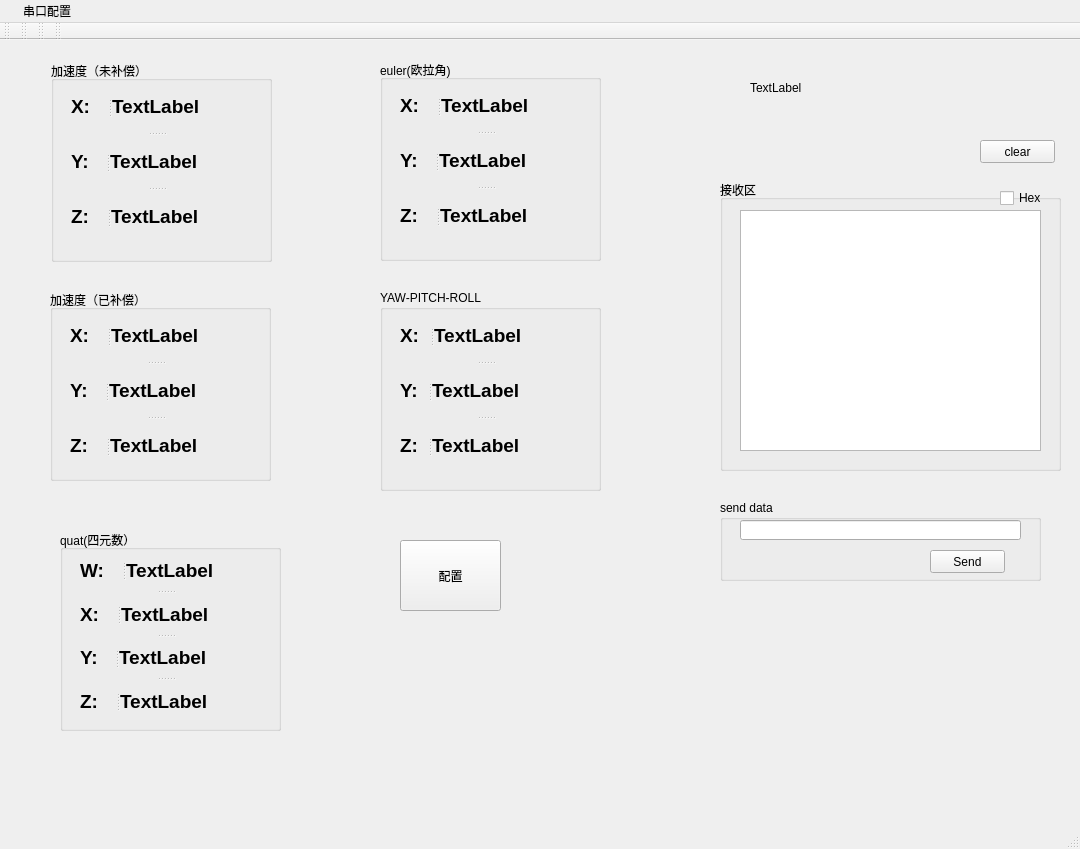
<?xml version="1.0" encoding="UTF-8"?>
<ui version="4.0">
 <class>MainWindow</class>
 <widget class="QMainWindow" name="MainWindow">
  <property name="geometry">
   <rect>
    <x>0</x>
    <y>0</y>
    <width>1080</width>
    <height>849</height>
   </rect>
  </property>
  <property name="windowTitle">
   <string>MainWindow</string>
  </property>
  <widget class="QWidget" name="centralWidget">
   <widget class="QGroupBox" name="groupBox">
    <property name="geometry">
     <rect>
      <x>51</x>
      <y>21</y>
      <width>221</width>
      <height>201</height>
     </rect>
    </property>
    <property name="title">
     <string>加速度（未补偿）</string>
    </property>
    <widget class="QSplitter" name="splitter_7">
     <property name="geometry">
      <rect>
       <x>20</x>
       <y>20</y>
       <width>171</width>
       <height>161</height>
      </rect>
     </property>
     <property name="orientation">
      <enum>Qt::Vertical</enum>
     </property>
     <widget class="QSplitter" name="splitter">
      <property name="orientation">
       <enum>Qt::Horizontal</enum>
      </property>
      <widget class="QLabel" name="label">
       <property name="font">
        <font>
         <pointsize>14</pointsize>
         <weight>75</weight>
         <bold>true</bold>
        </font>
       </property>
       <property name="text">
        <string>X: </string>
       </property>
      </widget>
      <widget class="QLabel" name="areal_x">
       <property name="font">
        <font>
         <pointsize>14</pointsize>
         <weight>75</weight>
         <bold>true</bold>
        </font>
       </property>
       <property name="text">
        <string>TextLabel</string>
       </property>
      </widget>
     </widget>
     <widget class="QSplitter" name="splitter_2">
      <property name="orientation">
       <enum>Qt::Horizontal</enum>
      </property>
      <widget class="QLabel" name="label_2">
       <property name="font">
        <font>
         <pointsize>14</pointsize>
         <weight>75</weight>
         <bold>true</bold>
        </font>
       </property>
       <property name="text">
        <string>Y: </string>
       </property>
      </widget>
      <widget class="QLabel" name="areal_y">
       <property name="font">
        <font>
         <pointsize>14</pointsize>
         <weight>75</weight>
         <bold>true</bold>
        </font>
       </property>
       <property name="text">
        <string>TextLabel</string>
       </property>
      </widget>
     </widget>
     <widget class="QSplitter" name="splitter_3">
      <property name="orientation">
       <enum>Qt::Horizontal</enum>
      </property>
      <widget class="QLabel" name="label_3">
       <property name="font">
        <font>
         <pointsize>14</pointsize>
         <weight>75</weight>
         <bold>true</bold>
        </font>
       </property>
       <property name="text">
        <string>Z: </string>
       </property>
      </widget>
      <widget class="QLabel" name="areal_z">
       <property name="font">
        <font>
         <pointsize>14</pointsize>
         <weight>75</weight>
         <bold>true</bold>
        </font>
       </property>
       <property name="text">
        <string>TextLabel</string>
       </property>
      </widget>
     </widget>
    </widget>
   </widget>
   <widget class="QGroupBox" name="groupBox_2">
    <property name="geometry">
     <rect>
      <x>380</x>
      <y>250</y>
      <width>221</width>
      <height>201</height>
     </rect>
    </property>
    <property name="title">
     <string>YAW-PITCH-ROLL</string>
    </property>
    <widget class="QSplitter" name="splitter_11">
     <property name="geometry">
      <rect>
       <x>20</x>
       <y>20</y>
       <width>171</width>
       <height>161</height>
      </rect>
     </property>
     <property name="orientation">
      <enum>Qt::Vertical</enum>
     </property>
     <widget class="QSplitter" name="splitter_8">
      <property name="orientation">
       <enum>Qt::Horizontal</enum>
      </property>
      <widget class="QLabel" name="label_4">
       <property name="font">
        <font>
         <pointsize>14</pointsize>
         <weight>75</weight>
         <bold>true</bold>
        </font>
       </property>
       <property name="text">
        <string>X:</string>
       </property>
      </widget>
      <widget class="QLabel" name="ypr_x">
       <property name="font">
        <font>
         <pointsize>14</pointsize>
         <weight>75</weight>
         <bold>true</bold>
        </font>
       </property>
       <property name="text">
        <string>TextLabel</string>
       </property>
      </widget>
     </widget>
     <widget class="QSplitter" name="splitter_9">
      <property name="orientation">
       <enum>Qt::Horizontal</enum>
      </property>
      <widget class="QLabel" name="label_5">
       <property name="font">
        <font>
         <pointsize>14</pointsize>
         <weight>75</weight>
         <bold>true</bold>
        </font>
       </property>
       <property name="text">
        <string>Y:</string>
       </property>
      </widget>
      <widget class="QLabel" name="ypr_y">
       <property name="font">
        <font>
         <pointsize>14</pointsize>
         <weight>75</weight>
         <bold>true</bold>
        </font>
       </property>
       <property name="text">
        <string>TextLabel</string>
       </property>
      </widget>
     </widget>
     <widget class="QSplitter" name="splitter_10">
      <property name="orientation">
       <enum>Qt::Horizontal</enum>
      </property>
      <widget class="QLabel" name="label_6">
       <property name="font">
        <font>
         <pointsize>14</pointsize>
         <weight>75</weight>
         <bold>true</bold>
        </font>
       </property>
       <property name="text">
        <string>Z:</string>
       </property>
      </widget>
      <widget class="QLabel" name="ypr_z">
       <property name="font">
        <font>
         <pointsize>14</pointsize>
         <weight>75</weight>
         <bold>true</bold>
        </font>
       </property>
       <property name="text">
        <string>TextLabel</string>
       </property>
      </widget>
     </widget>
    </widget>
   </widget>
   <widget class="QGroupBox" name="groupBox_3">
    <property name="geometry">
     <rect>
      <x>380</x>
      <y>20</y>
      <width>221</width>
      <height>201</height>
     </rect>
    </property>
    <property name="title">
     <string>euler(欧拉角)</string>
    </property>
    <widget class="QSplitter" name="splitter_12">
     <property name="geometry">
      <rect>
       <x>20</x>
       <y>20</y>
       <width>171</width>
       <height>161</height>
      </rect>
     </property>
     <property name="orientation">
      <enum>Qt::Vertical</enum>
     </property>
     <widget class="QSplitter" name="splitter_4">
      <property name="orientation">
       <enum>Qt::Horizontal</enum>
      </property>
      <widget class="QLabel" name="label_7">
       <property name="font">
        <font>
         <pointsize>14</pointsize>
         <weight>75</weight>
         <bold>true</bold>
        </font>
       </property>
       <property name="text">
        <string>X: </string>
       </property>
      </widget>
      <widget class="QLabel" name="euler_x">
       <property name="font">
        <font>
         <pointsize>14</pointsize>
         <weight>75</weight>
         <bold>true</bold>
        </font>
       </property>
       <property name="text">
        <string>TextLabel</string>
       </property>
      </widget>
     </widget>
     <widget class="QSplitter" name="splitter_5">
      <property name="orientation">
       <enum>Qt::Horizontal</enum>
      </property>
      <widget class="QLabel" name="label_8">
       <property name="font">
        <font>
         <pointsize>14</pointsize>
         <weight>75</weight>
         <bold>true</bold>
        </font>
       </property>
       <property name="text">
        <string>Y: </string>
       </property>
      </widget>
      <widget class="QLabel" name="euler_y">
       <property name="font">
        <font>
         <pointsize>14</pointsize>
         <weight>75</weight>
         <bold>true</bold>
        </font>
       </property>
       <property name="text">
        <string>TextLabel</string>
       </property>
      </widget>
     </widget>
     <widget class="QSplitter" name="splitter_6">
      <property name="orientation">
       <enum>Qt::Horizontal</enum>
      </property>
      <widget class="QLabel" name="label_9">
       <property name="font">
        <font>
         <pointsize>14</pointsize>
         <weight>75</weight>
         <bold>true</bold>
        </font>
       </property>
       <property name="text">
        <string>Z: </string>
       </property>
      </widget>
      <widget class="QLabel" name="euler_z">
       <property name="font">
        <font>
         <pointsize>14</pointsize>
         <weight>75</weight>
         <bold>true</bold>
        </font>
       </property>
       <property name="text">
        <string>TextLabel</string>
       </property>
      </widget>
     </widget>
    </widget>
   </widget>
   <widget class="QGroupBox" name="groupBox_5">
    <property name="geometry">
     <rect>
      <x>720</x>
      <y>140</y>
      <width>341</width>
      <height>291</height>
     </rect>
    </property>
    <property name="title">
     <string>接收区</string>
    </property>
    <widget class="QTextBrowser" name="txt_browse">
     <property name="geometry">
      <rect>
       <x>20</x>
       <y>30</y>
       <width>301</width>
       <height>241</height>
      </rect>
     </property>
    </widget>
    <widget class="QCheckBox" name="checkBox_Hex">
     <property name="geometry">
      <rect>
       <x>280</x>
       <y>10</y>
       <width>41</width>
       <height>16</height>
      </rect>
     </property>
     <property name="text">
      <string>Hex</string>
     </property>
    </widget>
   </widget>
   <widget class="QGroupBox" name="groupBox_6">
    <property name="geometry">
     <rect>
      <x>720</x>
      <y>460</y>
      <width>321</width>
      <height>81</height>
     </rect>
    </property>
    <property name="title">
     <string>send data</string>
    </property>
    <widget class="QLineEdit" name="serial_send_lineEdit">
     <property name="geometry">
      <rect>
       <x>20</x>
       <y>20</y>
       <width>281</width>
       <height>20</height>
      </rect>
     </property>
    </widget>
    <widget class="QPushButton" name="serial_send_btn">
     <property name="geometry">
      <rect>
       <x>210</x>
       <y>50</y>
       <width>75</width>
       <height>23</height>
      </rect>
     </property>
     <property name="text">
      <string>Send</string>
     </property>
    </widget>
   </widget>
   <widget class="QPushButton" name="btn_clear_txt">
    <property name="geometry">
     <rect>
      <x>980</x>
      <y>100</y>
      <width>75</width>
      <height>23</height>
     </rect>
    </property>
    <property name="text">
     <string>clear</string>
    </property>
   </widget>
   <widget class="QLabel" name="label_log">
    <property name="geometry">
     <rect>
      <x>750</x>
      <y>40</y>
      <width>201</width>
      <height>16</height>
     </rect>
    </property>
    <property name="text">
     <string>TextLabel</string>
    </property>
   </widget>
   <widget class="QGroupBox" name="groupBox_8">
    <property name="geometry">
     <rect>
      <x>60</x>
      <y>490</y>
      <width>221</width>
      <height>201</height>
     </rect>
    </property>
    <property name="title">
     <string>quat(四元数）</string>
    </property>
    <widget class="QSplitter" name="splitter_15">
     <property name="geometry">
      <rect>
       <x>20</x>
       <y>20</y>
       <width>171</width>
       <height>171</height>
      </rect>
     </property>
     <property name="orientation">
      <enum>Qt::Vertical</enum>
     </property>
     <widget class="QSplitter" name="splitter_13">
      <property name="orientation">
       <enum>Qt::Horizontal</enum>
      </property>
      <widget class="QLabel" name="label_10">
       <property name="font">
        <font>
         <pointsize>14</pointsize>
         <weight>75</weight>
         <bold>true</bold>
        </font>
       </property>
       <property name="text">
        <string>W: </string>
       </property>
      </widget>
      <widget class="QLabel" name="quat_w">
       <property name="font">
        <font>
         <pointsize>14</pointsize>
         <weight>75</weight>
         <bold>true</bold>
        </font>
       </property>
       <property name="text">
        <string>TextLabel</string>
       </property>
      </widget>
     </widget>
     <widget class="QSplitter" name="splitter_14">
      <property name="orientation">
       <enum>Qt::Horizontal</enum>
      </property>
      <widget class="QLabel" name="label_19">
       <property name="font">
        <font>
         <pointsize>14</pointsize>
         <weight>75</weight>
         <bold>true</bold>
        </font>
       </property>
       <property name="text">
        <string>X: </string>
       </property>
      </widget>
      <widget class="QLabel" name="quat_x">
       <property name="font">
        <font>
         <pointsize>14</pointsize>
         <weight>75</weight>
         <bold>true</bold>
        </font>
       </property>
       <property name="text">
        <string>TextLabel</string>
       </property>
      </widget>
     </widget>
     <widget class="QSplitter" name="splitter_19">
      <property name="orientation">
       <enum>Qt::Horizontal</enum>
      </property>
      <widget class="QLabel" name="label_20">
       <property name="font">
        <font>
         <pointsize>14</pointsize>
         <weight>75</weight>
         <bold>true</bold>
        </font>
       </property>
       <property name="text">
        <string>Y: </string>
       </property>
      </widget>
      <widget class="QLabel" name="quat_y">
       <property name="font">
        <font>
         <pointsize>14</pointsize>
         <weight>75</weight>
         <bold>true</bold>
        </font>
       </property>
       <property name="text">
        <string>TextLabel</string>
       </property>
      </widget>
     </widget>
     <widget class="QSplitter" name="splitter_20">
      <property name="orientation">
       <enum>Qt::Horizontal</enum>
      </property>
      <widget class="QLabel" name="label_21">
       <property name="font">
        <font>
         <pointsize>14</pointsize>
         <weight>75</weight>
         <bold>true</bold>
        </font>
       </property>
       <property name="text">
        <string>Z: </string>
       </property>
      </widget>
      <widget class="QLabel" name="quat_z">
       <property name="font">
        <font>
         <pointsize>14</pointsize>
         <weight>75</weight>
         <bold>true</bold>
        </font>
       </property>
       <property name="text">
        <string>TextLabel</string>
       </property>
      </widget>
     </widget>
    </widget>
   </widget>
   <widget class="QPushButton" name="pushButton">
    <property name="geometry">
     <rect>
      <x>400</x>
      <y>500</y>
      <width>101</width>
      <height>71</height>
     </rect>
    </property>
    <property name="text">
     <string>配置</string>
    </property>
   </widget>
   <widget class="QGroupBox" name="groupBox_7">
    <property name="geometry">
     <rect>
      <x>50</x>
      <y>250</y>
      <width>221</width>
      <height>191</height>
     </rect>
    </property>
    <property name="title">
     <string>加速度（已补偿）</string>
    </property>
    <widget class="QSplitter" name="splitter_22">
     <property name="geometry">
      <rect>
       <x>20</x>
       <y>20</y>
       <width>171</width>
       <height>161</height>
      </rect>
     </property>
     <property name="orientation">
      <enum>Qt::Vertical</enum>
     </property>
     <widget class="QSplitter" name="splitter_23">
      <property name="orientation">
       <enum>Qt::Horizontal</enum>
      </property>
      <widget class="QLabel" name="label_14">
       <property name="font">
        <font>
         <pointsize>14</pointsize>
         <weight>75</weight>
         <bold>true</bold>
        </font>
       </property>
       <property name="text">
        <string>X: </string>
       </property>
      </widget>
      <widget class="QLabel" name="aworld_x">
       <property name="font">
        <font>
         <pointsize>14</pointsize>
         <weight>75</weight>
         <bold>true</bold>
        </font>
       </property>
       <property name="text">
        <string>TextLabel</string>
       </property>
      </widget>
     </widget>
     <widget class="QSplitter" name="splitter_24">
      <property name="orientation">
       <enum>Qt::Horizontal</enum>
      </property>
      <widget class="QLabel" name="label_15">
       <property name="font">
        <font>
         <pointsize>14</pointsize>
         <weight>75</weight>
         <bold>true</bold>
        </font>
       </property>
       <property name="text">
        <string>Y: </string>
       </property>
      </widget>
      <widget class="QLabel" name="aworld_y">
       <property name="font">
        <font>
         <pointsize>14</pointsize>
         <weight>75</weight>
         <bold>true</bold>
        </font>
       </property>
       <property name="text">
        <string>TextLabel</string>
       </property>
      </widget>
     </widget>
     <widget class="QSplitter" name="splitter_25">
      <property name="orientation">
       <enum>Qt::Horizontal</enum>
      </property>
      <widget class="QLabel" name="label_16">
       <property name="font">
        <font>
         <pointsize>14</pointsize>
         <weight>75</weight>
         <bold>true</bold>
        </font>
       </property>
       <property name="text">
        <string>Z: </string>
       </property>
      </widget>
      <widget class="QLabel" name="aworld_z">
       <property name="font">
        <font>
         <pointsize>14</pointsize>
         <weight>75</weight>
         <bold>true</bold>
        </font>
       </property>
       <property name="text">
        <string>TextLabel</string>
       </property>
      </widget>
     </widget>
    </widget>
   </widget>
  </widget>
  <widget class="QMenuBar" name="menuBar">
   <property name="geometry">
    <rect>
     <x>0</x>
     <y>0</y>
     <width>1080</width>
     <height>23</height>
    </rect>
   </property>
   <widget class="QMenu" name="menu">
    <property name="title">
     <string/>
    </property>
   </widget>
   <widget class="QMenu" name="menu_2">
    <property name="title">
     <string>串口配置</string>
    </property>
   </widget>
   <addaction name="menu"/>
   <addaction name="menu_2"/>
  </widget>
  <widget class="QToolBar" name="mainToolBar">
   <attribute name="toolBarArea">
    <enum>TopToolBarArea</enum>
   </attribute>
   <attribute name="toolBarBreak">
    <bool>false</bool>
   </attribute>
  </widget>
  <widget class="QToolBar" name="toolBar">
   <property name="windowTitle">
    <string>toolBar</string>
   </property>
   <attribute name="toolBarArea">
    <enum>TopToolBarArea</enum>
   </attribute>
   <attribute name="toolBarBreak">
    <bool>false</bool>
   </attribute>
  </widget>
  <widget class="QToolBar" name="toolBar_2">
   <property name="windowTitle">
    <string>toolBar_2</string>
   </property>
   <attribute name="toolBarArea">
    <enum>TopToolBarArea</enum>
   </attribute>
   <attribute name="toolBarBreak">
    <bool>false</bool>
   </attribute>
  </widget>
  <widget class="QToolBar" name="toolBar_3">
   <property name="windowTitle">
    <string>toolBar_3</string>
   </property>
   <attribute name="toolBarArea">
    <enum>TopToolBarArea</enum>
   </attribute>
   <attribute name="toolBarBreak">
    <bool>false</bool>
   </attribute>
  </widget>
  <widget class="QStatusBar" name="statusBar"/>
  <action name="actionConfig">
   <property name="text">
    <string>Config</string>
   </property>
  </action>
 </widget>
 <layoutdefault spacing="6" margin="11"/>
 <resources/>
 <connections/>
</ui>
